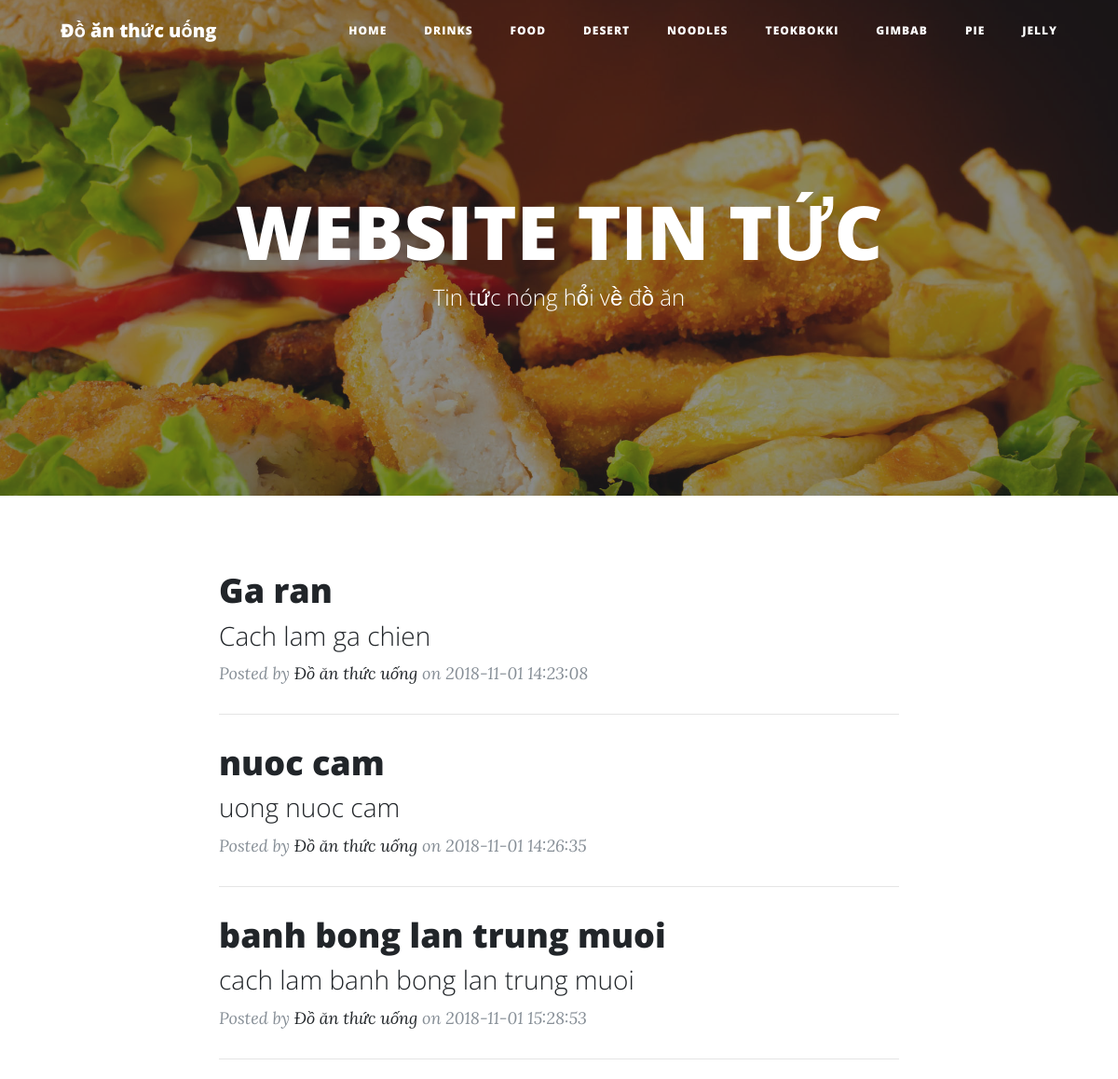
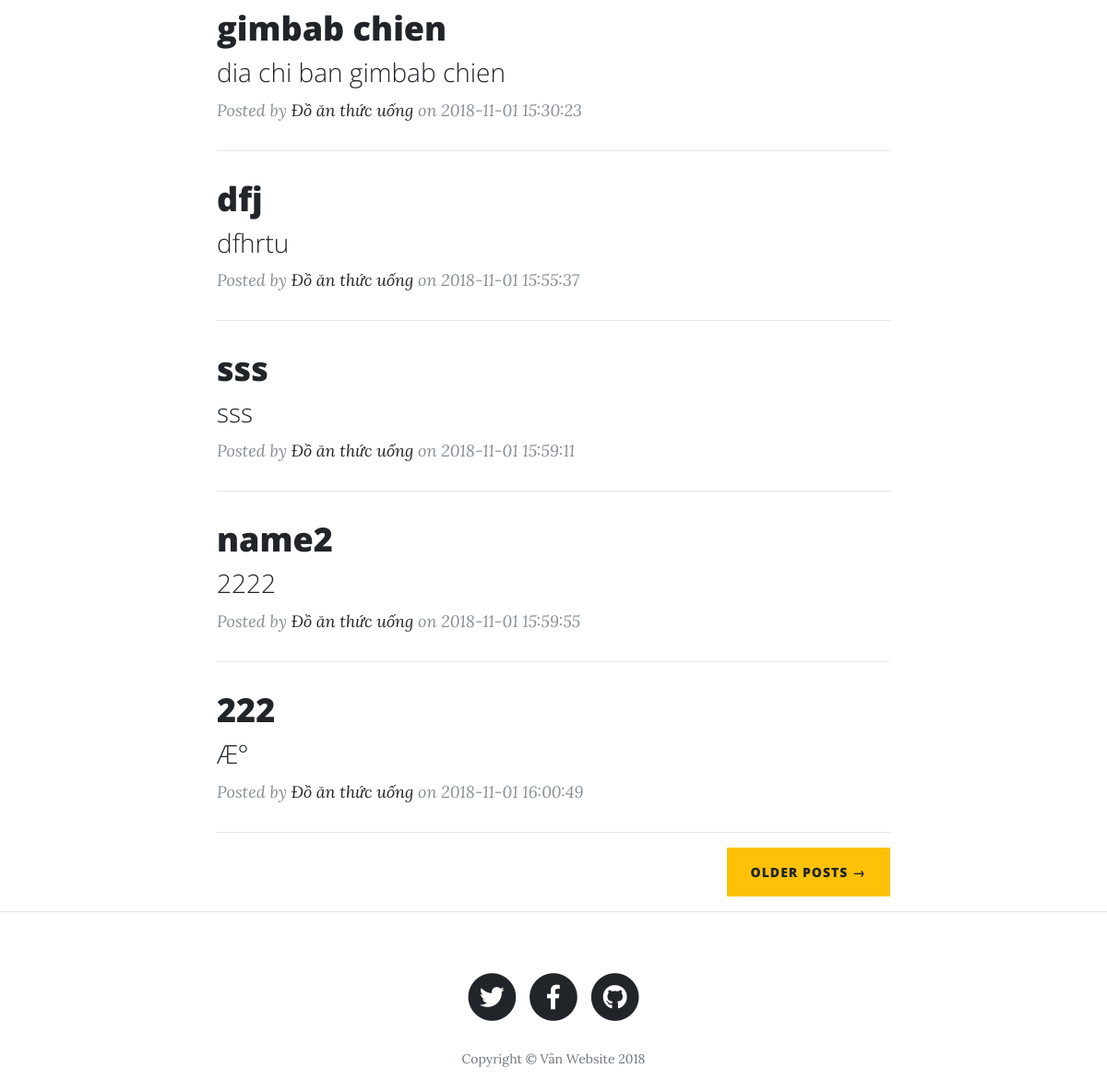
Page /baitapthuchanh_html/Public/index.php on the committed database (2 pictures, top to bottom).
### tables this page shows
CREATE TABLE `categories` (
  `id` int(15) NOT NULL,
  `name` varchar(255) NOT NULL,
  `created_by` int(15) NOT NULL,
  `created_time` datetime NOT NULL
);

CREATE TABLE `posts` (
  `id` int(15) NOT NULL,
  `cate_id` int(15) NOT NULL,
  `name` varchar(255) NOT NULL,
  `description` varchar(1000) NOT NULL,
  `content` text NOT NULL,
  `created_by` int(11) NOT NULL,
  `created_time` datetime NOT NULL
);

### baitapthuchanh_html/Public/index.php (called while the page is built)
<?php
include '../apps/bootstrap.php';
$router = new Apps_Libs_Router(__DIR__);
$router->router();

### baitapthuchanh_html/Apps/bootstrap.php (called while the page is built, shortened)
<?php
spl_autoload_register(function($classname){
    $exp= str_replace("_", "/", $classname);
    $path= str_replace("Apps", "", dirname(__FILE__));
});

### baitapthuchanh_html/Apps/Libs/DbConnection.php (called while the page is built, shortened)
<?php
class Apps_Libs_DbConnection{
    protected $host = 'localhost';
    protected $userName = 'root';
    protected $passWord = '';
    protected $database = 'baitapthuchanh_html';
    protected $queryParams = [];
    protected $tablename;
    protected static $connectionInstance=null;
    public function connect() {
        if(self::$connectionInstance===null){
            try{
                self::$connectionInstance= new PDO('mysql:host='.$this-> host . ';dbname='.$this->database,$this->userName, $this->passWord);
                self::$connectionInstance->setAttribute(PDO::ATTR_ERRMODE, PDO::ERRMODE_EXCEPTION);
            } catch (Exception $ex) {
                echo "ERROR".$ex->getMessage;
                die();
            }
        }
        return self::$connectionInstance;
    }
    public function query($sql, $param = []){
        $q = self::$connectionInstance->prepare($sql);
        if(is_array($param) && $param){
            $q->execute($param);
        }else{
            $q->execute();
        }
        return $q;
    }
    public function buildQueryParams($params){
        $default=[
            "select" => "*",
            "where" => "",
            "other" => "",
            "params" => "",
            "field" => "",
            "value" => [],
            "join" => ""
        ];
        $this->queryParams = array_merge($default,$params);
        return $this;
    }
    public function buildCondition($Condition){
        return "";
    }
    public function select(){
        $sql = "select ".$this->queryParams["select"]." from ".$this->tablename." ".$this->queryParams["join"]." ".
                $this->buildCondition($this->queryParams["where"])." ".$this->queryParams["other"];
        $query = $this->query($sql,$this->queryParams["params"]);
        return $query->fetchAll(PDO::FETCH_ASSOC);
    }
}

### baitapthuchanh_html/Public/home.php (the view, shortened to what this page needs)
<?php
$router = new Apps_Libs_Router();
$categories = new Apps_Models_Categories();
$posts = new Apps_Models_Posts();
$listCate = $categories->buildQueryParams([])->select();
$listPost = $posts->buildQueryParams([
            "where" => $router->getGET("cate_id") ? "cate_id = " . intval($router->getGET("cate_id")) : ""
        ])->select();
?>
<!DOCTYPE html>
<html lang="en">
    <head>
        <link href="../startbootstrap-clean-blog-gh-pages/vendor/bootstrap/css/bootstrap.min.css" rel="stylesheet">
        <link href="../startbootstrap-clean-blog-gh-pages/vendor/fontawesome-free/css/all.min.css" rel="stylesheet" type="text/css">
        <link href="../startbootstrap-clean-blog-gh-pages/css/clean-blog.min.css" rel="stylesheet">
    </head>
    <body>
        <nav class="navbar navbar-expand-lg navbar-light fixed-top" id="mainNav">
            <div class="container">
                <a class="navbar-brand" href="index.html">Đồ ăn thức uống</a>
                <div class="collapse navbar-collapse" id="navbarResponsive">
                    <ul class="navbar-nav ml-auto">
                        <li class="nav-item">
                            <a class="nav-link" href="<?= $router->createUrl("home") ?>">Home</a>
                        </li>
                        <?php
                        foreach ($listCate as $row) {
                            ?>
                            <li class="nav-item">
                                <a class="nav-link" href="<?= $router->createUrl("home", ["cate_id" => $row["id"]]) ?>"><?= $row["name"] ?></a>
                            </li>
                        <?php } ?>
                    </ul>
                </div>
            </div>
        </nav>
        <header class="masthead" style="background-image: url('../startbootstrap-clean-blog-gh-pages/img/comidatrump.jpg')">
            <div class="overlay"></div>
            <div class="container">
                <div class="row">
                    <div class="col-lg-8 col-md-10 mx-auto">
                        <div class="site-heading">
                            <h1>WEBSITE TIN TỨC</h1>
                            <span class="subheading">Tin tức nóng hổi về đồ ăn</span>
                        </div>
                    </div>
                </div>
            </div>
        </header>
        <div class="container">
            <div class="row">
                <div class="col-lg-8 col-md-10 mx-auto">
                    <?php
                    foreach ($listPost as $row) {
                        ?>
                        <div class="post-preview">
                            <a href="<?= $router->createUrl("post_detail", ["id" => $row["id"]]) ?>">
                                <h2 class="post-title">
                                    <?= $row["name"] ?>
                                </h2>
                                <h3 class="post-subtitle">
                                    <?= $row["description"] ?>
                                </h3>
                            </a>
                            <p class="post-meta">Posted by
                                <a href="#">Đồ ăn thức uống</a>
                                on <?= $row["created_time"] ?></p>
                        </div>
                        <hr>
                    <?php } ?>
                    <div class="clearfix">
                        <a class="btn btn-warning float-right" href="#">Older Posts &rarr;</a>
                    </div>
                </div>
            </div>
        </div>
        <hr>
        <footer>
            <div class="container">
                <div class="row">
                    <div class="col-lg-8 col-md-10 mx-auto">
                        <ul class="list-inline text-center">
                            <li class="list-inline-item">
                                <a href="#">
                                    <span class="fa-stack fa-lg">
                                        <i class="fas fa-circle fa-stack-2x"></i>
                                        <i class="fab fa-twitter fa-stack-1x fa-inverse"></i>
                                    </span>
                                </a>
                            </li>
                            <li class="list-inline-item">
                                <a href="#">
                                    <span class="fa-stack fa-lg">
                                        <i class="fas fa-circle fa-stack-2x"></i>
                                        <i class="fab fa-facebook-f fa-stack-1x fa-inverse"></i>
                                    </span>
                                </a>
                            </li>
                            <li class="list-inline-item">
                                <a href="#">
                                    <span class="fa-stack fa-lg">
                                        <i class="fas fa-circle fa-stack-2x"></i>
                                        <i class="fab fa-github fa-stack-1x fa-inverse"></i>
                                    </span>
                                </a>
                            </li>
                        </ul>
                        <p class="copyright text-muted">Copyright &copy; Vân Website 2018</p>
                    </div>
                </div>
            </div>
        </footer>
    </body>
</html>

### baitapthuchanh_html/Apps/Libs/Router.php (shortened to what this page needs)
<?php
class Apps_Libs_Router {
    public static $sourcePath;
    public function __construct($sourcePath = "") {
        if ($sourcePath)
            self::$sourcePath=$sourcePath;
    }
    public function getGET ($name = NULL){
        if ($name !==NULL){
            return isset ($_GET[$name]) ? $_GET[$name]:NULL;
        }
        return $_GET;
    }
    public function router(){
        $url = $this->getGET(self::PARAM_NAME);
        if (!is_string($url) || !$url || $url == self::INDEX_PAGE){
            $url=self::HOME_PAGE;
        }
        $path=self::$sourcePath."/".$url.".php";
        if (file_exists($path)){
            return require_once $path;
        }else{
            return $this->pageNotFound();
        }
    }
    public function createUrl($url, $params = []){
        if($url)
            $params[self::PARAM_NAME] = $url;
        return $_SERVER['PHP_SELF'].'?'.http_build_query($params);
    }
}

### rows in the picture
categories: name "DRINKS"
categories: name "FOOD"
categories: name "DESERT"
categories: name "NOODLES"
categories: name "TEOKBOKKI"
categories: name "GIMBAB"
categories: name "PIE"
categories: name "JELLY"
posts: name "Ga ran", description "Cach lam ga chien", created_time "2018-11-01 14:23:08"
posts: name "nuoc cam", description "uong nuoc cam", created_time "2018-11-01 14:26:35"
posts: name "banh bong lan trung muoi", description "cach lam banh bong lan trung muoi", created_time "2018-11-01 15:28:53"
posts: name "gimbab chien", description "dia chi ban gimbab chien", created_time "2018-11-01 15:30:23"
posts: name "dfj", description "dfhrtu", created_time "2018-11-01 15:55:37"
posts: name "sss", description "sss", created_time "2018-11-01 15:59:11"
posts: name "name2", description "2222", created_time "2018-11-01 15:59:55"
posts: name "222", description "Æ°", created_time "2018-11-01 16:00:49"
